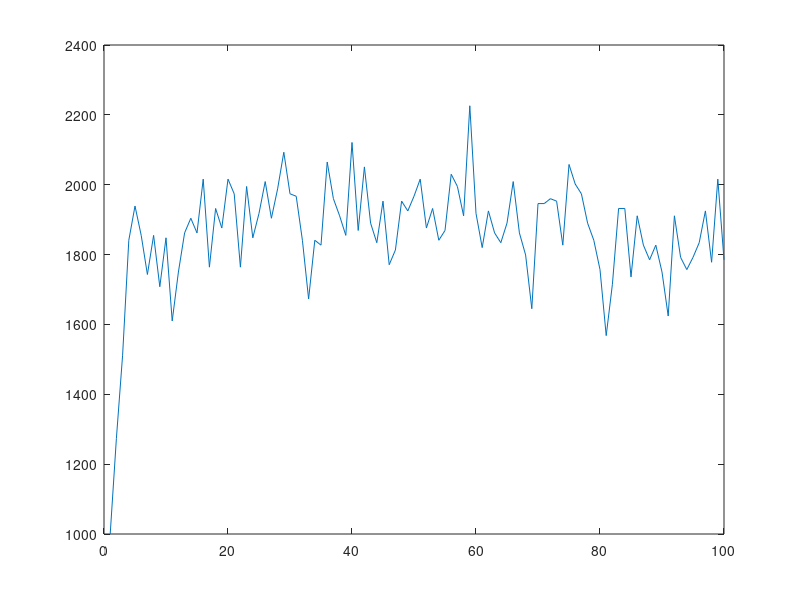

The MATLAB source for this figure:

% Param
b = 5; % Newborn at each site populated by 2
n = 1000; % Number of sites
T = 100;
A = zeros(T, 1); % Population
A(1) = 1000;

for t = 2:T
    % All individuals choose which site to visit
    site = round((n-1)*rand(1, A(t-1))) + 1;
    
    % Reproduce or disappear
    for i = 1:A(t-1)
        if sum(site == i) == 2
            A(t) = A(t) + 2 + b;
        end
    end
end

% Plot population
figure()
plot(1:T, A)